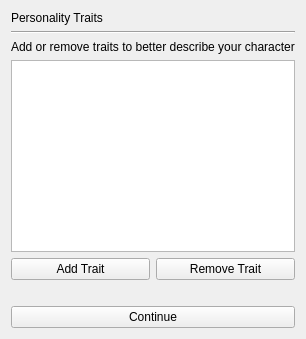
      <widget class="QWidget" name="wave2Results">
       <layout class="QGridLayout" name="gridLayout_6">
        <item row="2" column="0" colspan="2">
         <widget class="QLabel" name="label_2">
          <property name="text">
           <string>Add or remove traits to better describe your character</string>
          </property>
          <property name="alignment">
           <set>Qt::AlignLeading|Qt::AlignLeft|Qt::AlignTop</set>
          </property>
         </widget>
        </item>
        <item row="3" column="0" colspan="2">
         <widget class="QListWidget" name="listWidget">
          <property name="alternatingRowColors">
           <bool>true</bool>
          </property>
          <property name="selectionMode">
           <enum>QAbstractItemView::MultiSelection</enum>
          </property>
         </widget>
        </item>
        <item row="4" column="0">
         <widget class="QPushButton" name="addTraitBtn">
          <property name="text">
           <string>Add Trait</string>
          </property>
         </widget>
        </item>
        <item row="0" column="0">
         <widget class="QLabel" name="label">
          <property name="text">
           <string>Personality Traits</string>
          </property>
         </widget>
        </item>
        <item row="1" column="0" colspan="2">
         <widget class="Line" name="line_9">
          <property name="orientation">
           <enum>Qt::Horizontal</enum>
          </property>
         </widget>
        </item>
        <item row="4" column="1">
         <widget class="QPushButton" name="delTraitBtn">
          <property name="text">
           <string>Remove Trait</string>
          </property>
         </widget>
        </item>
        <item row="5" column="0" colspan="2">
         <spacer name="horizontalSpacer_3">
          <property name="orientation">
           <enum>Qt::Horizontal</enum>
          </property>
          <property name="sizeHint" stdset="0">
           <size>
            <width>40</width>
            <height>20</height>
           </size>
          </property>
         </spacer>
        </item>
        <item row="6" column="0" colspan="2">
         <widget class="QPushButton" name="wave2EndBtn">
          <property name="text">
           <string>Continue</string>
          </property>
         </widget>
        </item>
       </layout>
      </widget>
